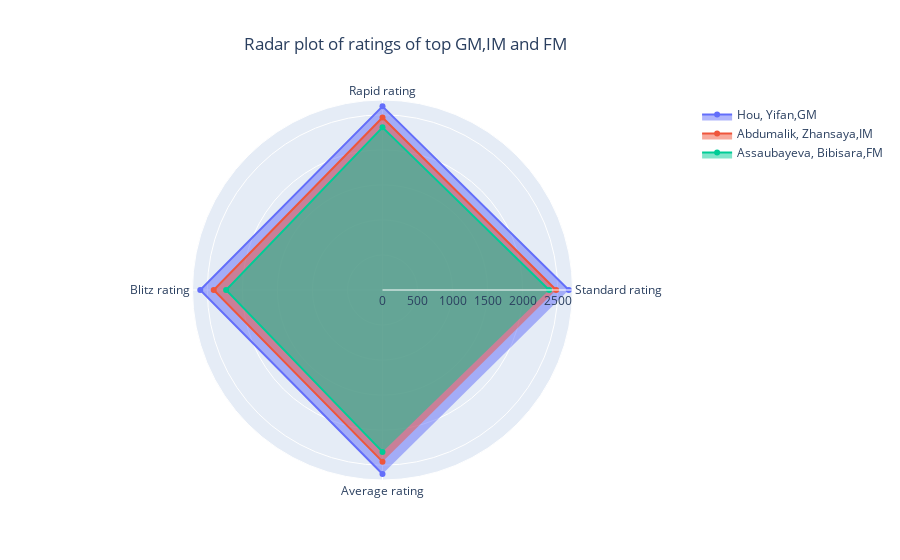

Write notebook code for a chart like this one.
### Markdown cell above
From the 3D scatter plot, we can observe that **Yifan Hou** is the perfect player with the highest average rating of all the active players.

## f) Radar plot of top GM, IM and FM by average ratings

In the following plot, we will see how the ratings data of each of the active top GM,IM and FM players change.

### Code cell
df_topGM=df_a.sort_values(by='Average_rating',ascending=False).head(1)
df_topIM=df_a[df_a['Title']=='IM'].sort_values(by='Average_rating',ascending=False).head(1)
df_topFM=df_a[df_a['Title']=='FM'].sort_values(by='Average_rating',ascending=False).head(1)

cats=['Standard rating','Rapid rating','Blitz rating','Average rating']
fig7=go.Figure()
fig7.add_trace(go.Scatterpolar(r=[df_topGM.iloc[0,4],df_topGM.iloc[0,5],df_topGM.iloc[0,6],df_topGM.iloc[0,-1]],
                              theta=cats,fill='toself',name=df_topGM['Name'].values[0]+','+df_topGM['Title'].values[0]))


fig7.add_trace(go.Scatterpolar(r=[df_topIM.iloc[0,4],df_topIM.iloc[0,5],df_topIM.iloc[0,6],df_topIM.iloc[0,-1]],
                              theta=cats,fill='toself',name=df_topIM['Name'].values[0]+','+df_topIM['Title'].values[0]))

fig7.add_trace(go.Scatterpolar(r=[df_topFM.iloc[0,4],df_topFM.iloc[0,5],df_topFM.iloc[0,6],df_topFM.iloc[0,-1]],
                              theta=cats,fill='toself',name=df_topFM['Name'].values[0]+ ','+ df_topFM['Title'].values[0]))

fig7.update_layout(title='Radar plot of ratings of top GM,IM and FM',title_x=0.45)
fig7.show()

### Figure 1 — Plotly figure (JSON) as saved in the notebook; plotly's stock layout.template omitted (floating-point values rounded to 4 significant figures)
{"data": [{"fill": "toself", "name": "Hou, Yifan,GM", "r": [2658, 2621, 2601, 2627.0], "theta": ["Standard rating", "Rapid rating", "Blitz rating", "Average rating"], "type": "scatterpolar"}, {"fill": "toself", "name": "Abdumalik, Zhansaya,IM", "r": [2478, 2462, 2409, 2450.0], "theta": ["Standard rating", "Rapid rating", "Blitz rating", "Average rating"], "type": "scatterpolar"}, {"fill": "toself", "name": "Assaubayeva, Bibisara,FM", "r": [2378, 2321, 2232, 2310.0], "theta": ["Standard rating", "Rapid rating", "Blitz rating", "Average rating"], "type": "scatterpolar"}], "layout": {"title": {"text": "Radar plot of ratings of top GM,IM and FM", "x": 0.45}}}
